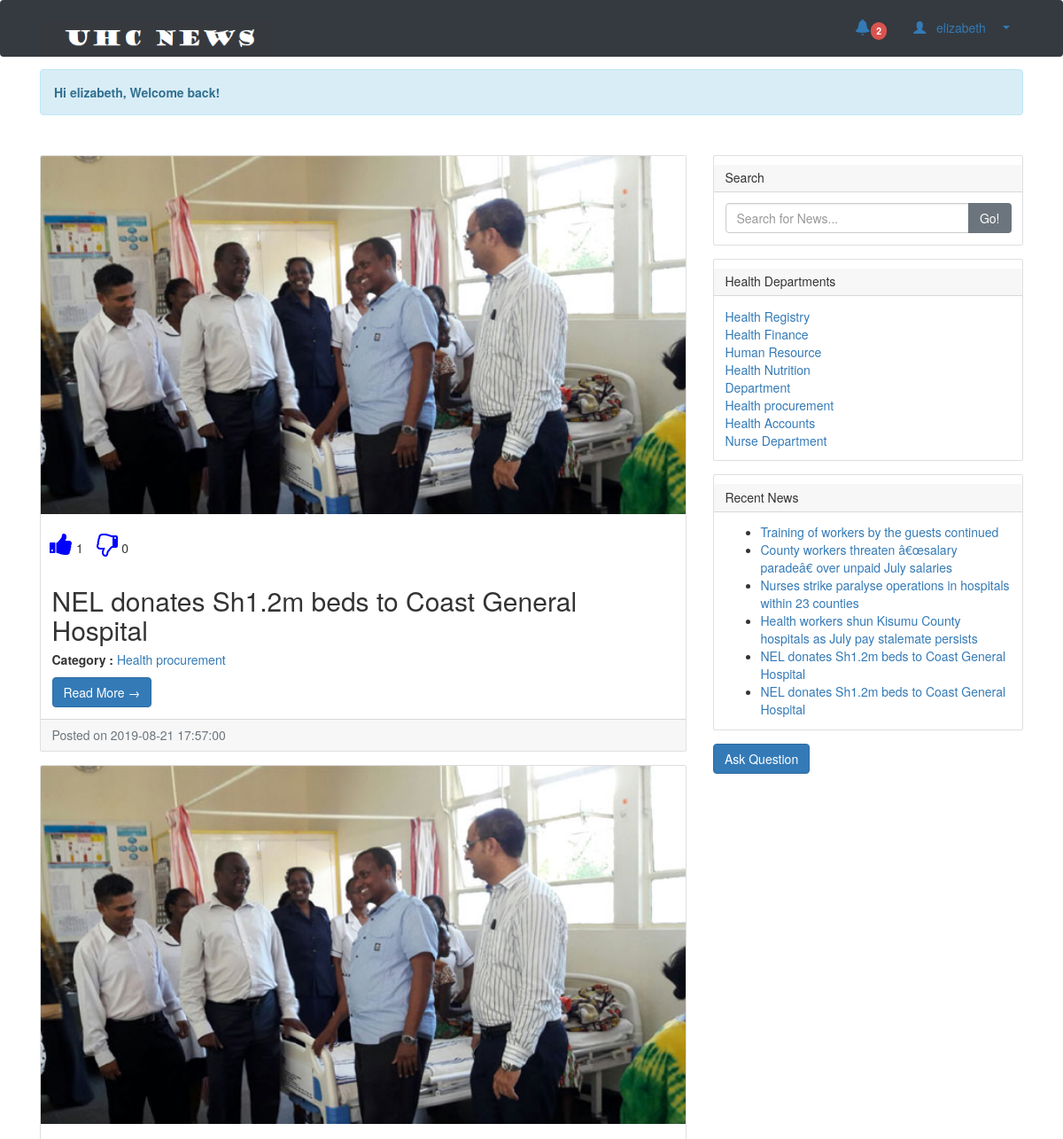
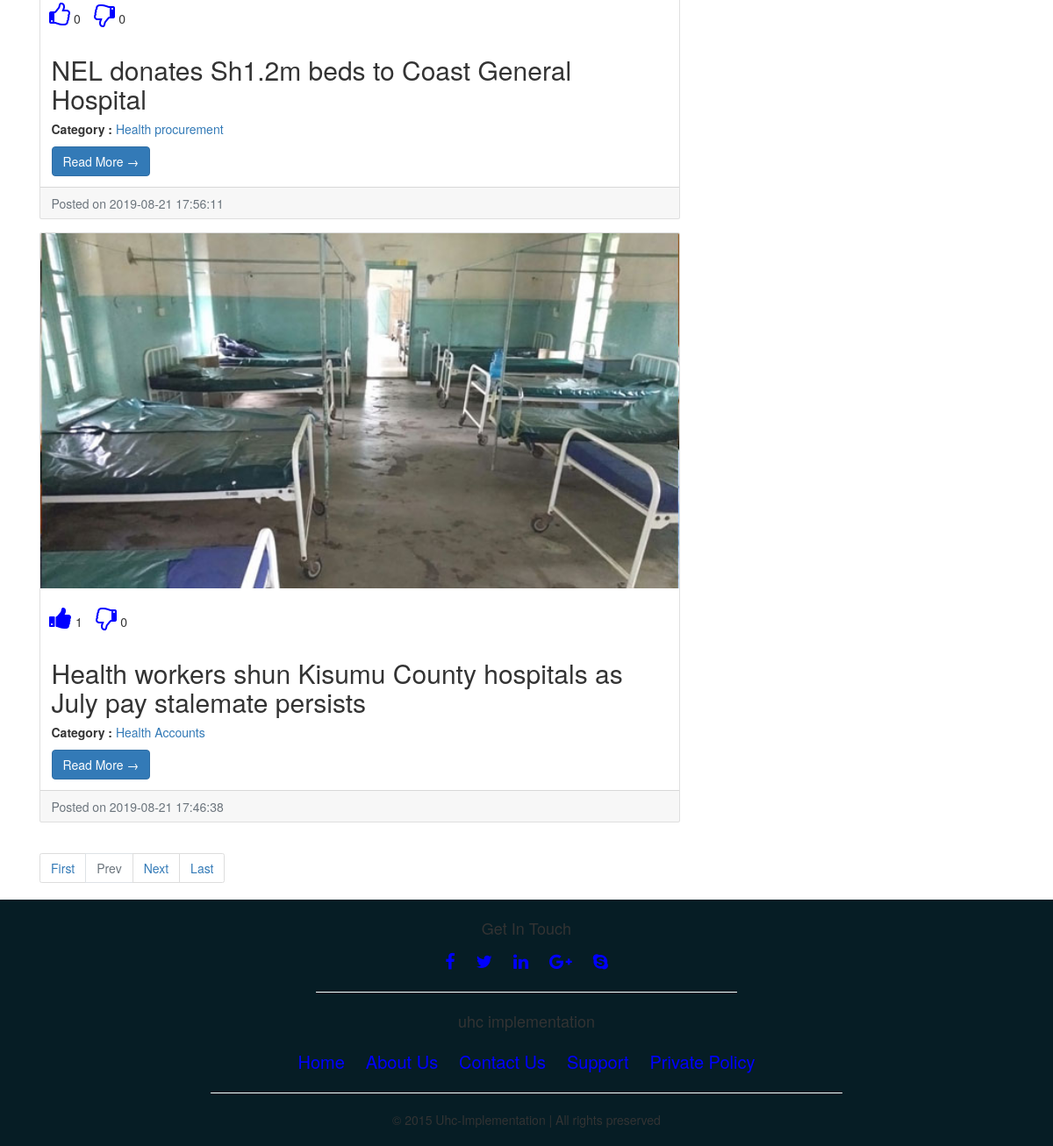
The app's page /objects/testindex.php?action=login_success (signed in) with its own data (2 pictures, top to bottom).
### tables this page shows
CREATE TABLE `tblposts` (
  `id` int(11) NOT NULL,
  `PostTitle` longtext DEFAULT NULL,
  `CategoryId` int(11) DEFAULT NULL,
  `SubCategoryId` int(11) DEFAULT NULL,
  `PostDetails` longtext DEFAULT NULL,
  `PostingDate` timestamp NULL DEFAULT current_timestamp(),
  `UpdationDate` timestamp NULL DEFAULT NULL ON UPDATE current_timestamp(),
  `view` varchar(10) NOT NULL,
  `Is_Active` int(1) DEFAULT NULL,
  `PostUrl` mediumtext DEFAULT NULL,
  `PostImage` varchar(255) DEFAULT NULL
);

CREATE TABLE `tblcategory` (
  `id` int(11) NOT NULL,
  `CategoryName` varchar(200) DEFAULT NULL,
  `Description` mediumtext DEFAULT NULL,
  `PostingDate` timestamp NULL DEFAULT current_timestamp(),
  `UpdationDate` timestamp NULL DEFAULT '0000-00-00 00:00:00' ON UPDATE current_timestamp(),
  `Is_Active` int(1) DEFAULT NULL
);

### objects/testindex.php (the view, shortened to what this page needs)
<!DOCTYPE html>
<html lang="en">
  <head>
   <link href="https://maxcdn.bootstrapcdn.com/bootstrap/3.3.7/css/bootstrap.min.css" rel="stylesheet" media="screen" />
    <link href="./vendor/bootstrap/css/bootstrap.min.css" rel="stylesheet">
    <link href="//netdna.bootstrapcdn.com/bootstrap/3.0.0/css/bootstrap.min.css" rel="stylesheet">
    <link href="./css/modern-business.css" rel="stylesheet">
    <link rel="stylesheet" href="https://maxcdn.bootstrapcdn.com/bootstrap/3.3.6/css/bootstrap.min.css">
    <link rel="stylesheet" href="https://cdnjs.cloudflare.com/ajax/libs/font-awesome/4.7.0/css/font-awesome.min.css" />
</head>
<body>
   <?php include('includes/header.php');?>
    <div class="container">
    <?php
    $action = isset($_GET['action']) ? $_GET['action'] : "";
     if($action==='login_success'){
      echo "<div class='alert alert-info' style= 'margin-top:2%;' >";
          echo "<strong>Hi " . $_SESSION['firstname'] . ", Welcome back!</strong>";
      echo "</div>";
  }
  else if($action==='already_logged_in'){
      echo "<div class='alert alert-info'style= 'margin-top:2%;'>";
          echo "<strong>Hi"  . $_SESSION['firstname'] . ", Welcome.</strong>";
      echo "</div>";
  }
 ?>
      <div class="row" style="margin-top: 4%">
        <div class="col-md-8">
<?php
      if (isset($_GET['pageno'])) {
             $pageno = $_GET['pageno'];
         } else {
             $pageno = 1;
         }
         $no_of_records_per_page = 3;
         $offset = ($pageno-1) * $no_of_records_per_page;
       $total_pages_sql = "SELECT COUNT(*) FROM tblposts WHERE Is_Active=1";
        $conn= mysqli_connect("localhost","root","","php_login_system");
         $result = mysqli_query($conn,$total_pages_sql);
        $total_rows = mysqli_fetch_array($result)[0];
        $total_pages = ceil($total_rows / $no_of_records_per_page);
         $conn= mysqli_connect("localhost","root","","php_login_system");
 $query=mysqli_query($conn,"select tblposts.id as pid,tblposts.PostTitle as posttitle,tblposts.PostImage,tblcategory.CategoryName as category,tblcategory.id as cid,tblsubcategory.Subcategory as subcategory,tblposts.PostDetails as postdetails,tblposts.PostingDate as postingdate,tblposts.PostUrl as url from tblposts left join tblcategory on tblcategory.id=tblposts.CategoryId left join  tblsubcategory on  tblsubcategory.SubCategoryId=tblposts.SubCategoryId where tblposts.Is_Active=1 order by tblposts.id desc  LIMIT $offset, $no_of_records_per_page");
 while ($row=mysqli_fetch_array($query)) {
 ?>
  <div class="card mb-4">
  <img class="card-img-top" src="../admin/postimages/<?php echo htmlentities($row['PostImage']);?>" alt="<?php echo htmlentities($row['posttitle']);?>">
       <div class="posts-wrapper" style="margin:20px 10px 0px 10px;" >
    <?php include_once "like.php";
      getLikes($row['pid']);
      getDislikes  ($row['pid']);
    ?>
  </div>
  <div class="card-body">
              <h2 class="card-title"><?php echo htmlentities($row['posttitle']);?></h2>
                 <p><b>Category : </b> <a href="category.php?catid=<?php echo htmlentities($row['cid'])?>"><?php echo htmlentities($row['category']);?></a> </p>
              <a href="news-details.php?nid=<?php echo htmlentities($row['pid'])?>" class="btn btn-primary">Read More &rarr;</a>
            </div>
            <div class="card-footer text-muted">
              Posted on <?php echo htmlentities($row['postingdate']);?>
            </div>
          </div>
<?php } ?>
    <ul class="pagination justify-content-center mb-4">
        <li class="page-item"><a href="?pageno=1"  class="page-link">First</a></li>
        <li class="<?php if($pageno <= 1){ echo 'disabled'; } ?> page-item">
            <a href="<?php if($pageno <= 1){ echo '#'; } else { echo "?pageno=".($pageno - 1); } ?>" class="page-link">Prev</a>
        </li>
        <li class="<?php if($pageno >= $total_pages){ echo 'disabled'; } ?> page-item">
            <a href="<?php if($pageno >= $total_pages){ echo '#'; } else { echo "?pageno=".($pageno + 1); } ?> " class="page-link">Next</a>
        </li>
        <li class="page-item"><a href="?pageno=<?php echo $total_pages; ?>" class="page-link">Last</a></li>
    </ul>
        </div>
      <?php include('includes/sidebar.php');?>
      </div>
    <?php include('layout_foot.php');?>
</body>
</html>

### objects/like.php (shortened to what this page needs)
<?php
	function getLikes($post_id)
	{
		$conn= mysqli_connect("localhost","root","","php_login_system");
		$sql = "SELECT COUNT(*) as counted
					FROM rating_info
					WHERE post_id = $post_id
					 AND rating_action='like'";
		$rs = mysqli_query($conn, $sql);
		$result = mysqli_fetch_assoc($rs);
		if (userLiked($post_id)){
			echo '<i class="fa fa-2x fa-thumbs-up like-btn" data-id="'.$post_id.'"></i>&nbsp;';
		}
		else{
			echo '<i class="fa fa-2x fa-thumbs-o-up like-btn" data-id="'.$post_id.'"></i>&nbsp;';
		}
		echo "<span class='likes'>".$result['counted']."</span>";
	}
	function getDislikes($post_id)
	{
		$conn= mysqli_connect("localhost","root","","php_login_system");
		$sql = "SELECT COUNT(*)
					FROM rating_info
					WHERE post_id = $post_id
					 AND rating_action='dislike'";
		$rs = mysqli_query($conn, $sql);
		$result = mysqli_fetch_array($rs);
		if (userDisliked($post_id)){
			echo '<i class="fa fa-2x fa-thumbs-down dislike-btn" data-id="'.$post_id.'"></i>&nbsp;';
		}
		else{
			echo '<i class="fa fa-2x fa-thumbs-o-down dislike-btn" data-id="'.$post_id.'"></i>&nbsp;';
		}
		echo "<span class='dislikes'>".$result[0]."</span>";
	}
	function userLiked($post_id)
	{
		$conn= mysqli_connect("localhost","root","","php_login_system");
        $user_id= $_SESSION['user_id'] ;
			$sql = "SELECT * FROM rating_info
					WHERE user_id=$user_id AND post_id=$post_id AND rating_action='like'";
		$result = mysqli_query($conn, $sql);
		if (mysqli_num_rows($result) > 0) {
			return true;
		}else{
			return false;
		}
	}
	function userDisliked($post_id)
	{
		$conn= mysqli_connect("localhost","root","","php_login_system");
        $user_id= $_SESSION['user_id'] ;
			$sql = "SELECT * FROM rating_info
					WHERE user_id=$user_id AND post_id=$post_id AND rating_action='dislike'";
		$result = mysqli_query($conn, $sql);
		if (mysqli_num_rows($result) > 0) {
			return true;
		}else{
			return false;
		}
	}
?>

### objects/includes/sidebar.php (shortened to what this page needs)
  <div class="col-md-4">
          <div class="card mb-4">
            <h5 class="card-header">Search</h5>
            <div class="card-body">
                   <form name="search" action="search.php" method="post">
              <div class="input-group">
        <input type="text" name="searchtitle" class="form-control" placeholder="Search for News..." required>
                <span class="input-group-btn">
                  <button class="btn btn-secondary" type="submit">Go!</button>
                </span>
              </form>
              </div>
            </div>
          </div>
          <div class="card my-4">
            <h5 class="card-header">Health Departments</h5>
            <div class="card-body">
              <div class="row">
                <div class="col-lg-6">
                  <ul class="list-unstyled mb-0">
<?php
$conn= mysqli_connect("localhost","root","","php_login_system");
$query=mysqli_query($conn,"select id,CategoryName from tblcategory where Is_Active=1");
while($row=mysqli_fetch_array($query))
{
?>
                    <li>
                      <a href="category.php?catid=<?php echo htmlentities($row['id'])?>"><?php echo htmlentities($row['CategoryName']);?></a>
                    </li>
<?php } ?>
                  </ul>
                </div>
              </div>
            </div>
          </div>
          <div class="card my-4">
            <h5 class="card-header">Recent News</h5>
            <div class="card-body">
                      <ul class="mb-0">
<?php
$conn= mysqli_connect("localhost","root","","php_login_system");
$query=mysqli_query($conn,"select tblposts.id as pid,tblposts.PostTitle as posttitle from tblposts left join tblcategory on tblcategory.id=tblposts.CategoryId left join  tblsubcategory on  tblsubcategory.SubCategoryId=tblposts.SubCategoryId where tblposts.Is_Active=1 limit 8");
while ($row=mysqli_fetch_array($query)) {
?>
  <li>
                      <a href="news-details.php?nid=<?php echo htmlentities($row['pid'])?>"><?php echo htmlentities($row['posttitle']);?></a>
                    </li>
            <?php } ?>
          </ul>
            </div>
          </div>
          <div style="margin-bottom:5%;">
<a href = "question.php">
<button type="link" class="btn btn-primary" name="submit" style = "text-align:center; ">Ask Question</button>
</a>
</div>
        </div>

### objects/css/modern-business.css (style rules this page uses)
body { padding-top: 54px; }
@media (min-width: 992px) { body { padding-top: 56px; } }

### objects/testindex.php (style rules this page uses)
.fa { font-size: 1.2em; }
.fa-thumbs-down, .fa-thumbs-o-down { transform:rotateY(180deg); }
i { color: blue; }

### records on screen
tblposts: PostImage (picture), counted "1", result "0", PostTitle "NEL donates Sh1.2m beds to Coast General Hospital", CategoryId.CategoryName "Health procurement", PostingDate "2019-08-21 17:57:00"
tblposts: PostImage (picture), counted "0", result "0", PostTitle "NEL donates Sh1.2m beds to Coast General Hospital", CategoryId.CategoryName "Health procurement", PostingDate "2019-08-21 17:56:11"
tblposts: PostImage (picture), counted "1", result "0", PostTitle "Health workers shun Kisumu County hospitals as July pay stalemate persists", CategoryId.CategoryName "Health Accounts", PostingDate "2019-08-21 17:46:38"
tblcategory: CategoryName "Health Registry"
tblcategory: CategoryName "Health Finance"
tblcategory: CategoryName "Human Resource"
tblcategory: CategoryName "Health Nutrition Department"
tblcategory: CategoryName "Health procurement"
tblcategory: CategoryName "Health Accounts"
tblcategory: CategoryName "Nurse Department"
tblposts: PostTitle "Training of workers by the guests continued"
tblposts: PostTitle "County workers threaten â€œsalary paradeâ€ over unpaid July salaries"
tblposts: PostTitle "Nurses strike paralyse operations in hospitals within 23 counties"

### other values on screen
$count "2"
$_SESSION['firstname'] "elizabeth"
